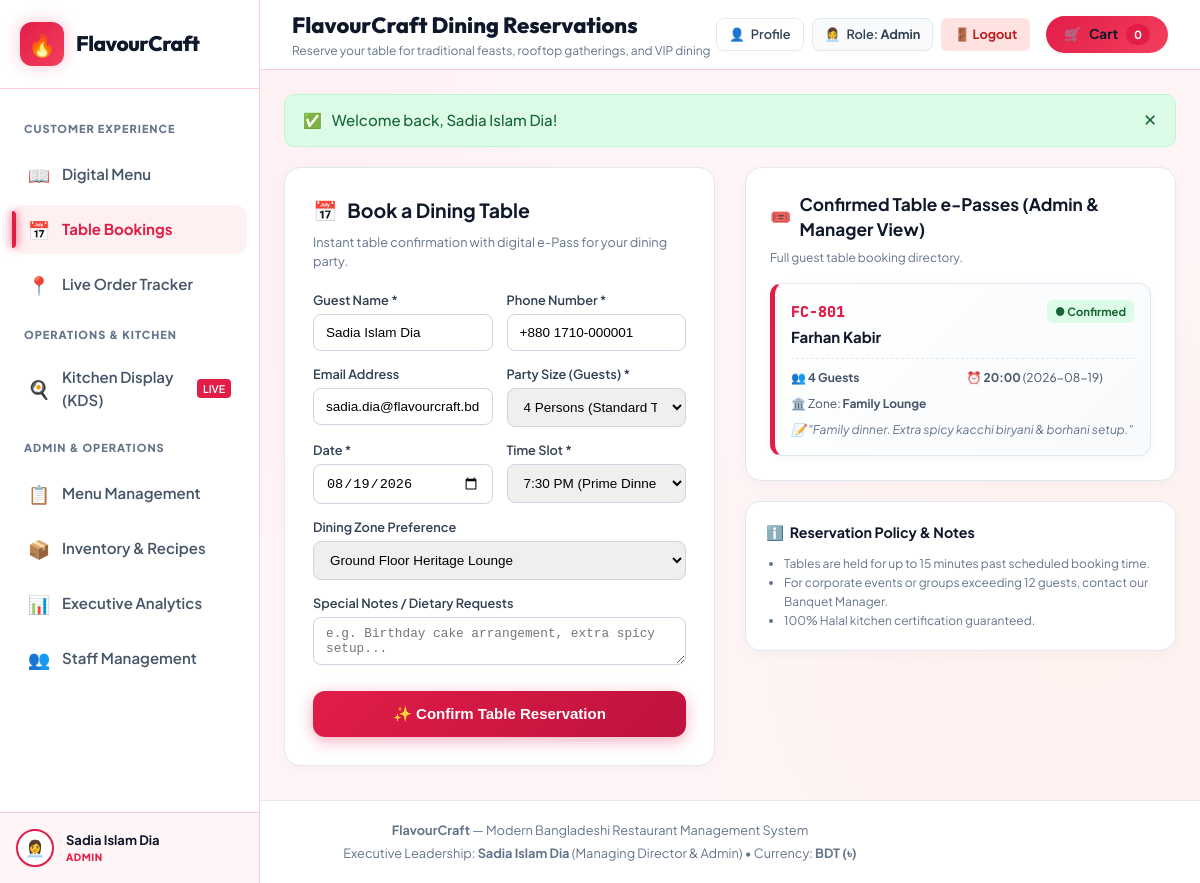
/reservations.php (signed in), run on the app's committed database.
### tables this page shows
CREATE TABLE `users` (
  `id` int(11) NOT NULL AUTO_INCREMENT,
  `user_uid` varchar(64) NOT NULL,
  `username` varchar(50) NOT NULL,
  `password` varchar(255) NOT NULL,
  `name` varchar(100) NOT NULL,
  `role` enum('Admin','Manager','Kitchen','Customer') NOT NULL DEFAULT 'Customer',
  `avatar` varchar(50) DEFAULT NULL,
  `phone` varchar(30) DEFAULT NULL,
  `email` varchar(100) DEFAULT NULL,
  `delivery_address` text DEFAULT NULL,
  `created_at` timestamp NOT NULL DEFAULT current_timestamp(),
  PRIMARY KEY (`id`),
  UNIQUE KEY `user_uid` (`user_uid`),
  UNIQUE KEY `username` (`username`)
);

CREATE TABLE `reservations` (
  `id` int(11) NOT NULL AUTO_INCREMENT,
  `booking_uid` varchar(64) NOT NULL,
  `booking_code` varchar(50) NOT NULL,
  `guest_name` varchar(100) NOT NULL,
  `guest_phone` varchar(30) NOT NULL,
  `guest_email` varchar(100) NOT NULL,
  `party_size` int(11) NOT NULL DEFAULT 2,
  `reservation_date` date NOT NULL,
  `time_slot` varchar(20) NOT NULL,
  `table_preference` varchar(50) NOT NULL,
  `deposit_paid` decimal(10,2) NOT NULL DEFAULT 0.00,
  `status` enum('Confirmed','Pending','Cancelled','Completed') DEFAULT 'Confirmed',
  `special_request` text DEFAULT NULL,
  `created_at` timestamp NOT NULL DEFAULT current_timestamp(),
  PRIMARY KEY (`id`),
  UNIQUE KEY `booking_uid` (`booking_uid`),
  UNIQUE KEY `booking_code` (`booking_code`)
);

### reservations.php (the view, shortened to what the rows shown need)
<?php
require_once __DIR__ . '/config/db.php';
$user = get_current_user_data();
$is_guest = ($user['role'] === 'Guest');
$is_staff = ($user['role'] === 'Admin' || $user['role'] === 'Manager');
$conn = get_db();
$reservations = [];
if ($conn) {
    if ($is_staff) {
        $res = mysqli_query($conn, "SELECT * FROM reservations ORDER BY reservation_date DESC, id DESC LIMIT 10");
        if ($res) {
            while ($row = mysqli_fetch_assoc($res)) {
                $reservations[] = $row;
            }
        }
    }
}
$page_heading = 'FlavourCraft Dining Reservations';
require_once __DIR__ . '/includes/header.php';
?>
<div style="display: grid; grid-template-columns: 1fr 1fr; gap: 30px; align-items: start;">
  <div style="background: #fff; border-radius: 16px; padding: 28px; border: 1px solid #e2e8f0; box-shadow: 0 4px 15px rgba(0,0,0,0.03);">
    <h2 style="font-size: 1.3rem; margin: 0 0 8px; color: #0f172a; display: flex; align-items: center; gap: 10px;">
      <span>📅</span> Book a Dining Table
    </h2>
    <?php if ($is_guest): ?>
      <div style="background: #fff1f2; border: 2px dashed #f43f5e; border-radius: 14px; padding: 28px 20px; text-align: center;">
        <div style="font-size: 2.8rem; margin-bottom: 12px;">🔐</div>
        <h3 style="margin: 0 0 8px; color: #9f1239; font-size: 1.15rem;">Sign In or Register Required</h3>
        <p style="color: #475569; font-size: 0.85rem; line-height: 1.5; margin: 0 0 20px; max-width: 380px; margin-left: auto; margin-right: auto;">
          Please sign in to your customer account or register to confirm table bookings, select dining zones, and access your digital pass.
        </p>
        <div style="max-width: 280px; margin: 0 auto;">
          <a href="login.php?redirect=reservations.php" style="display: block; background: #e11d48; color: #fff; text-decoration: none; padding: 12px; border-radius: 8px; font-weight: 700; font-size: 0.9rem; box-shadow: 0 4px 12px rgba(225,29,72,0.3);">
            🔑 Sign In / Register Account
          </a>
        </div>
      </div>
    <?php else: ?>
      <form method="POST" action="reservations.php">
        <div style="display: grid; grid-template-columns: 1fr 1fr; gap: 14px; margin-bottom: 14px;">
          <div>
            <label style="display: block; font-size: 0.85rem; font-weight: 600; color: #334155; margin-bottom: 4px;">Guest Name *</label>
            <input type="text" name="guest_name" required placeholder="e.g. Asif Rahman" value="<?php echo htmlspecialchars($current_user['name']); ?>" style="width: 100%; padding: 10px 12px; border-radius: 8px; border: 1px solid #cbd5e1; font-size: 0.9rem;" />
          </div>
          <div>
            <label style="display: block; font-size: 0.85rem; font-weight: 600; color: #334155; margin-bottom: 4px;">Phone Number *</label>
            <input type="text" name="guest_phone" required placeholder="+880 1712-000000" value="<?php echo htmlspecialchars($current_user['phone'] ?? '+880 1711-234567'); ?>" style="width: 100%; padding: 10px 12px; border-radius: 8px; border: 1px solid #cbd5e1; font-size: 0.9rem;" />
          </div>
        </div>
        <div style="display: grid; grid-template-columns: 1fr 1fr; gap: 14px; margin-bottom: 14px;">
          <div>
            <label style="display: block; font-size: 0.85rem; font-weight: 600; color: #334155; margin-bottom: 4px;">Email Address</label>
            <input type="email" name="guest_email" placeholder="guest@example.com" value="<?php echo htmlspecialchars($current_user['email'] ?? ''); ?>" style="width: 100%; padding: 10px 12px; border-radius: 8px; border: 1px solid #cbd5e1; font-size: 0.9rem;" />
          </div>
          <div>
            <label style="display: block; font-size: 0.85rem; font-weight: 600; color: #334155; margin-bottom: 4px;">Party Size (Guests) *</label>
            <select name="party_size" style="width: 100%; padding: 10px 12px; border-radius: 8px; border: 1px solid #cbd5e1; font-size: 0.9rem;">
              <option value="4" selected>4 Persons (Standard Table)</option>
            </select>
          </div>
        </div>
        <div style="display: grid; grid-template-columns: 1fr 1fr; gap: 14px; margin-bottom: 14px;">
          <div>
            <label style="display: block; font-size: 0.85rem; font-weight: 600; color: #334155; margin-bottom: 4px;">Date *</label>
            <input type="date" name="reservation_date" required value="<?php echo date('Y-m-d'); ?>" min="<?php echo date('Y-m-d'); ?>" style="width: 100%; padding: 10px 12px; border-radius: 8px; border: 1px solid #cbd5e1; font-size: 0.9rem;" />
          </div>
          <div>
            <label style="display: block; font-size: 0.85rem; font-weight: 600; color: #334155; margin-bottom: 4px;">Time Slot *</label>
            <select name="time_slot" style="width: 100%; padding: 10px 12px; border-radius: 8px; border: 1px solid #cbd5e1; font-size: 0.9rem;">
              <option value="19:30" selected>7:30 PM (Prime Dinner)</option>
            </select>
          </div>
        </div>
        <div style="margin-bottom: 14px;">
          <label style="display: block; font-size: 0.85rem; font-weight: 600; color: #334155; margin-bottom: 4px;">Dining Zone Preference</label>
          <select name="table_preference" style="width: 100%; padding: 10px 12px; border-radius: 8px; border: 1px solid #cbd5e1; font-size: 0.9rem;">
            <option value="Ground Floor Heritage Lounge">Ground Floor Heritage Lounge</option>
          </select>
        </div>
        <div style="margin-bottom: 20px;">
          <label style="display: block; font-size: 0.85rem; font-weight: 600; color: #334155; margin-bottom: 4px;">Special Notes / Dietary Requests</label>
          <textarea name="special_request" rows="2" placeholder="e.g. Birthday cake arrangement, extra spicy setup..." style="width: 100%; padding: 8px 12px; border-radius: 8px; border: 1px solid #cbd5e1; font-size: 0.85rem;"></textarea>
        </div>
        <button type="submit" style="width: 100%; background: linear-gradient(135deg, #e11d48, #be123c); color: #fff; border: none; padding: 14px; border-radius: 12px; font-weight: 800; font-size: 1rem; cursor: pointer; box-shadow: 0 4px 15px rgba(225, 29, 72, 0.35);">
          ✨ Confirm Table Reservation
        </button>
      </form>
    <?php endif; ?>
  </div>
  <div style="display: flex; flex-direction: column; gap: 20px;">
    <div style="background: #fff; border-radius: 16px; padding: 24px; border: 1px solid #e2e8f0; box-shadow: 0 4px 15px rgba(0,0,0,0.03);">
      <?php if (empty($reservations)): ?>
        <div style="padding: 35px 20px; text-align: center; color: #64748b; background: #f8fafc; border-radius: 12px; border: 1px dashed #cbd5e1;">
          <div style="font-size: 2rem; margin-bottom: 8px;">🍽️</div>
          <div style="font-weight: 700; color: #334155; margin-bottom: 4px;">No Active Bookings</div>
          <div style="font-size: 0.85rem;">
            <?php if ($is_guest): ?>
              Please sign in or register to view your table passes.
            <?php else: ?>
              Complete the reservation form on the left to confirm your table and view your digital e-Pass.
            <?php endif; ?>
          </div>
        </div>
      <?php else: ?>
        <div style="display: flex; flex-direction: column; gap: 14px;">
          <?php foreach ($reservations as $res): ?>
            <div style="background: linear-gradient(135deg, #fff, #f8fafc); border: 1px solid #e2e8f0; border-left: 5px solid #e11d48; border-radius: 12px; padding: 16px; box-shadow: 0 2px 8px rgba(0,0,0,0.04);">
              <div style="display: flex; justify-content: space-between; align-items: flex-start; margin-bottom: 8px;">
                <div>
                  <span style="font-family: 'JetBrains Mono', monospace; font-weight: 800; font-size: 1rem; color: #e11d48;">
                    <?php echo htmlspecialchars($res['booking_code']); ?>
                  </span>
                  <div style="font-weight: 700; color: #0f172a; margin-top: 2px;">
                    <?php echo htmlspecialchars($res['guest_name']); ?>
                  </div>
                </div>
                <span style="background: #dcfce7; color: #166534; font-size: 0.75rem; font-weight: 700; padding: 3px 8px; border-radius: 6px;">
                  ● <?php echo htmlspecialchars($res['status']); ?>
                </span>
              </div>
              <div style="display: grid; grid-template-columns: 1fr 1fr; gap: 8px; font-size: 0.8rem; color: #475569; margin-top: 10px; border-top: 1px dashed #e2e8f0; padding-top: 10px;">
                <div>👥 <strong><?php echo (int)$res['party_size']; ?> Guests</strong></div>
                <div>⏰ <strong><?php echo htmlspecialchars($res['time_slot']); ?></strong> (<?php echo htmlspecialchars($res['reservation_date']); ?>)</div>
                <div style="grid-column: span 2;">🏛️ Zone: <strong><?php echo htmlspecialchars($res['table_preference']); ?></strong></div>
                <?php if (!empty($res['special_request'])): ?>
                  <div style="grid-column: span 2; font-style: italic; color: #64748b;">📝 "<?php echo htmlspecialchars($res['special_request']); ?>"</div>
                <?php endif; ?>
              </div>
            </div>
          <?php endforeach; ?>
        </div>
      <?php endif; ?>
    </div>
  </div>
</div>
<?php require_once __DIR__ . '/includes/footer.php'; ?>

### includes/header.php (shortened to what the rows shown need)
<?php
require_once __DIR__ . '/../config/db.php';
$current_user = get_current_user_data();
$page_heading = $page_heading ?? 'FlavourCraft Menu';
?>
<!DOCTYPE html>
<html lang="en">
<head>
  <link rel="stylesheet" href="css/variables.css" />
  <link rel="stylesheet" href="css/style.css" />
  <link rel="stylesheet" href="css/menu.css" />
  <link rel="stylesheet" href="css/ordering.css" />
  <link rel="stylesheet" href="css/reservations.css" />
  <link rel="stylesheet" href="css/kds.css" />
  <link rel="stylesheet" href="css/inventory.css" />
  <link rel="stylesheet" href="css/analytics.css" />
  <link rel="stylesheet" href="css/staff.css" />
  <link rel="stylesheet" href="css/rbac.css" />
  <link rel="stylesheet" href="css/auth.css" />
</head>
<body>
  <div id="app-shell">
    <aside class="sidebar" id="app-sidebar">
      <div class="brand-container">
        <a href="index.php" style="display:flex; align-items:center; gap:12px; text-decoration:none; color:inherit;">
          <div class="brand-text">
            <h1 style="margin:0; font-size:1.4rem;">FlavourCraft</h1>
          </div>
        </a>
      </div>
      <div class="sidebar-footer">
        <a href="<?php echo isset($_SESSION['user']) ? 'profile.php' : 'login.php'; ?>" style="text-decoration:none; color:inherit; display:block;">
          <div class="user-profile-card" style="cursor:pointer;" title="<?php echo isset($_SESSION['user']) ? 'Click to view & edit your profile' : 'Click to sign in'; ?>">
            <div class="user-avatar"><?php echo htmlspecialchars(get_user_avatar($current_user['avatar'] ?? '', $current_user['role'] ?? 'Guest')); ?></div>
            <div class="user-info">
              <div class="user-name"><?php echo htmlspecialchars($current_user['name'] ?? 'Guest Customer'); ?></div>
              <div class="user-role-badge"><?php echo htmlspecialchars($current_user['role'] ?? 'Guest'); ?></div>
            </div>
          </div>
        </a>
      </div>
    </aside>
    <div class="main-wrapper">
      <header class="topbar">
        <div class="topbar-left">
          <div class="page-heading">
            <h2 id="topbar-page-title"><?php echo htmlspecialchars($page_heading); ?></h2>
          </div>
        </div>
        <div class="topbar-right">
          <div style="display:flex; align-items:center; gap:8px;">
            <?php if (isset($_SESSION['user'])): ?>
              <a href="profile.php" class="btn btn-secondary" style="padding:6px 12px; font-size:0.85rem; text-decoration:none; display:inline-flex; align-items:center; gap:6px; border:1px solid #e2e8f0; border-radius:8px; background:#fff; color:#334155; font-weight:600;" title="Edit Profile">
                <span>👤</span>
                <span>Profile</span>
              </a>
              <a href="login.php" class="btn btn-secondary" style="padding:6px 12px; font-size:0.85rem; text-decoration:none; display:inline-flex; align-items:center; gap:6px; border:1px solid #e2e8f0; border-radius:8px; background:#f8fafc; color:#334155; font-weight:600;" title="Switch Role">
                <span><?php echo htmlspecialchars(get_user_avatar($current_user['avatar'] ?? '', $current_user['role'])); ?></span>
                <span>Role: <strong><?php echo htmlspecialchars($current_user['role']); ?></strong></span>
              </a>
              <a href="logout.php" class="btn btn-sm" style="padding:6px 12px; font-size:0.85rem; text-decoration:none; background:#fee2e2; color:#b91c1c; border-radius:6px; font-weight:700;">🚪 Logout</a>
            <?php endif; ?>
          </div>
        </div>
      </header>
      <main class="content-body" style="padding: 24px;">

### data on the page
users: role "👩‍💼", name "Sadia Islam Dia", role "ADMIN", role "Admin", guest_name "Sadia Islam Dia", guest_phone "+880 1710-000001", guest_email "sadia.dia@flavourcraft.bd"
reservations: booking_code "FC-801", guest_name "Farhan Kabir", status "Confirmed", party_size "4", time_slot "20:00", reservation_date "2026-08-19", table_preference "Family Lounge", special_request "Family dinner. Extra spicy kacchi biryani & borhani setup."

### other printed values
$page_heading "FlavourCraft Dining Reservations"
$page_desc "Reserve your table for traditional feasts, rooftop gatherings, and VIP dining"
$cart_count "0"
$flash['message'] "Welcome back, Sadia Islam Dia!"
